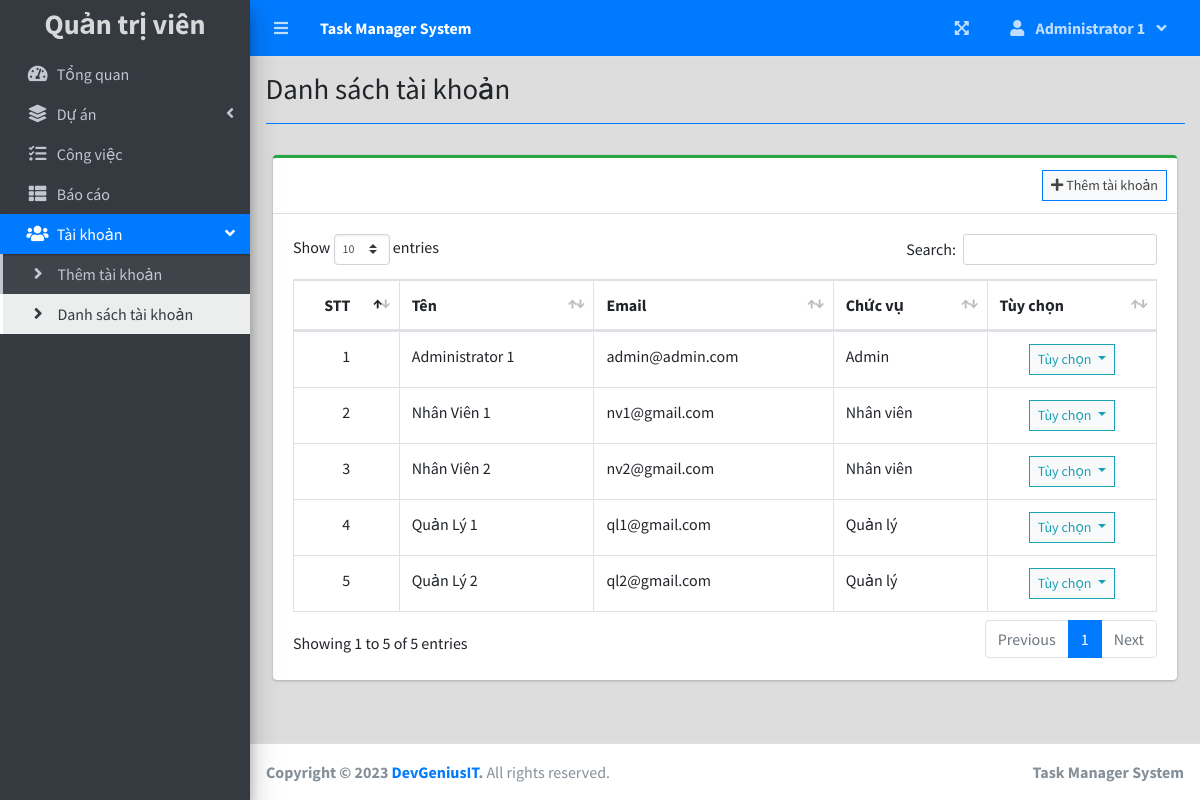
The page /index.php?page=user_list (signed in) on the database its author committed.
### tables this page shows
CREATE TABLE `users` (
  `id` int(30) NOT NULL,
  `firstname` varchar(200) NOT NULL,
  `lastname` varchar(200) NOT NULL,
  `email` varchar(200) NOT NULL,
  `password` text NOT NULL,
  `type` tinyint(1) NOT NULL DEFAULT 2 COMMENT '1 = admin, 2 = staff',
  `avatar` text NOT NULL,
  `date_created` datetime NOT NULL DEFAULT current_timestamp()
);

### user_list.php (the view, shortened to what this page needs)
<?php include'db_connect.php' ?>
<div class="col-lg-12">
	<div class="card card-outline card-success">
		<div class="card-header">
			<div class="card-tools">
				<a class="btn btn-block btn-sm btn-default btn-flat border-primary" href="./index.php?page=new_user"><i class="fa fa-plus"></i> Thêm tài khoản</a>
			</div>
		</div>
		<div class="card-body">
			<table class="table tabe-hover table-bordered" id="list" >
				<thead>
					<tr>
						<th class="text-center">STT</th>
						<th>Tên</th>
						<th>Email</th>
						<th>Chức vụ</th>
						<th>Tùy chọn</th>
					</tr>
				</thead>
				<tbody  style="font-weight: lighter !important;">
					<?php
					$i = 1;
					$type = array('',"Admin","Quản lý","Nhân viên");
					$qry = $conn->query("SELECT *,concat(firstname,' ',lastname) as name FROM users order by concat(firstname,' ',lastname) asc");
					while($row= $qry->fetch_assoc()):
					?>
					<tr>
						<th style="font-weight: normal !important;" class="text-center"><?php echo $i++ ?></th>
						<td><b><?php echo ucwords($row['name']) ?></b></td>
						<td><b><?php echo $row['email'] ?></b></td>
						<td><b><?php echo $type[$row['type']] ?></b></td>
						<td class="text-center">
							<button type="button" class="btn btn-default btn-sm btn-flat border-info wave-effect text-info dropdown-toggle" data-toggle="dropdown" aria-expanded="true">
		                      Tùy chọn
		                    </button>
						</td>
					</tr>
				<?php endwhile; ?>
				</tbody>
			</table>
		</div>
	</div>
</div>

### index.php (shortened to what this page needs)
<!DOCTYPE html>
<html lang="en">
<?php
	include 'header.php'
?>
<body class="hold-transition sidebar-mini layout-fixed layout-navbar-fixed layout-footer-fixed">
<div class="wrapper">
  <?php include 'topbar.php' ?>
  <?php include 'sidebar.php' ?>
  <div class="content-wrapper" style="background-color: #dddddd;">
    <div class="content-header">
      <div class="container-fluid">
        <div class="row mb-2">
          <div class="col-sm-6">
            <h1 class="m-0"><?php echo $title ?></h1>
          </div>
        </div>
            <hr class="border-primary">
      </div>
    </div>
    <section class="content">
      <div class="container-fluid">
         <?php
            $page = isset($_GET['page']) ? $_GET['page'] : 'home';
            if(!file_exists($page.".php")){
                include '404.html';
            }else{
            include $page.'.php';
            }
          ?>
      </div>
    </section>
  </div>
  <footer class="main-footer">
    <strong>Copyright &copy; 2023 <a href="https://github.com/DevGeniusIT/">DevGeniusIT</a>.</strong>
    All rights reserved.
    <div class="float-right d-none d-sm-inline-block">
      <b><?php echo $_SESSION['system']['name'] ?></b>
    </div>
  </footer>
</div>
</body>
</html>

### header.php (shortened to what this page needs)
<head>
  <?php
  $titles = array(
    'manager_task' => 'Quản lý công việc',
    'manage_user' => 'Quản lý tài khoản',
    'manage_task' => 'Quản lý công việc',
    'new_project' => 'Thêm dự án',
    'view_project' => 'Chi tiết dự án',
    'edit_project' => 'Cập nhật dự án',
    'project_list' => 'Danh sách dự án',
    'task_list' => 'Danh sách công việc',
    'user_list' => 'Danh sách tài khoản',
    'new_user' => 'Tạo tài khoản',
    'edit_user' => 'Cập nhật tài khoản',
    'reports' => 'Báo cáo',
  );
  $page = isset($_GET['page']) ? $_GET['page'] : 'home';
  $title = isset($titles[$page]) ? $titles[$page] : 'Trang chủ';
  ?>
  <link rel="stylesheet" href="assets/plugins/fontawesome-free/css/all.min.css">
  <link rel="stylesheet" href="assets/plugins/overlayScrollbars/css/OverlayScrollbars.min.css">
  <link rel="stylesheet" href="assets/plugins/datatables-bs4/css/dataTables.bootstrap4.min.css">
  <link rel="stylesheet" href="assets/plugins/datatables-responsive/css/responsive.bootstrap4.min.css">
  <link rel="stylesheet" href="assets/plugins/datatables-buttons/css/buttons.bootstrap4.min.css">
  <link rel="stylesheet" href="assets/plugins/select2/css/select2.min.css">
  <link rel="stylesheet" href="assets/plugins/select2-bootstrap4-theme/select2-bootstrap4.min.css">
  <link rel="stylesheet" href="assets/plugins/sweetalert2-theme-bootstrap-4/bootstrap-4.min.css">
  <link rel="stylesheet" href="assets/plugins/toastr/toastr.min.css">
  <link rel="stylesheet" href="assets/plugins/dropzone/min/dropzone.min.css">
  <link rel="stylesheet" href="assets/dist/css/jquery.datetimepicker.min.css">
  <link rel="stylesheet" href="assets/plugins/icheck-bootstrap/icheck-bootstrap.min.css">
  <link rel="stylesheet" href="assets/plugins/bootstrap4-toggle/css/bootstrap4-toggle.min.css">
  <link rel="stylesheet" href="assets/dist/css/adminlte.min.css">
  <link rel="stylesheet" href="assets/dist/css/styles.css">
  <link rel="stylesheet" href="assets/plugins/summernote/summernote-bs4.min.css">
</head>

### topbar.php (shortened to what this page needs)
<nav class="main-header navbar navbar-expand navbar-primary navbar-dark " >
  <ul class="navbar-nav">
    <?php if(isset($_SESSION['login_id'])): ?>
    <li class="nav-item">
      <a class="nav-link" data-widget="pushmenu" href="" role="button"><i class="fas fa-bars"></i></a>
    </li>
  <?php endif; ?>
    <li>
      <a class="nav-link text-white"  href="./" role="button"> <large><b><?php echo $_SESSION['system']['name'] ?></b></large></a>
    </li>
  </ul>
  <ul class="navbar-nav ml-auto">
    <li class="nav-item">
      <a class="nav-link" data-widget="fullscreen" href="#" role="button">
        <i class="fas fa-expand-arrows-alt"></i>
      </a>
    </li>
   <li class="nav-item dropdown">
          <a class="nav-link"  data-toggle="dropdown" aria-expanded="true" href="javascript:void(0)">
            <span>
              <div class="d-felx badge-pill">
                <span class="fa fa-user mr-2"></span>
                <span><b><?php echo ucwords($_SESSION['login_firstname' ] . ' ' . $_SESSION['login_lastname']) ?></b></span>
                <span class="fa fa-angle-down ml-2"></span>
              </div>
            </span>
          </a>
    </li>
  </ul>
</nav>

### sidebar.php (shortened to what this page needs)
<aside class="main-sidebar sidebar-dark-primary elevation-4" >
    <div class="dropdown" style="padding-top: 8px; padding-bottom: 8px;">
   	<a href="./" class="color-position" style="color: #D6D8D9; ">
     <?php if($_SESSION['login_type'] == 1): ?>
        <h3 class="text-center p-0 m-0"><b>Quản trị viên</b></h3>
        <?php elseif($_SESSION['login_type'] == 2): ?>
        <h3 class="text-center p-0 m-0"><b>Quản lý</b></h3>
        <?php else: ?>
          <h3 class="text-center p-0 m-0"><b>Nhân viên</b></h3>
        <?php endif; ?>
    </a>
    </div>
    <div class="sidebar pb-4 mb-4" style="margin-top: 0px !important;">
      <nav class="mt-2">
        <ul class="nav nav-pills nav-sidebar flex-column nav-flat" data-widget="treeview" role="menu" data-accordion="false">
          <li class="nav-item dropdown">
            <a href="./" class="nav-link nav-home">
              <i class="nav-icon fas fa-tachometer-alt"></i>
              <p>
                Tổng quan
              </p>
            </a>
          </li>
          <li class="nav-item">
            <a href="#" class="nav-link nav-edit_project nav-view_project">
              <i class="nav-icon fas fa-layer-group"></i>
              <p>
                Dự án
                <i class="right fas fa-angle-left"></i>
              </p>
            </a>
          </li>
          <li class="nav-item">
                <a href="./index.php?page=task_list" class="nav-link nav-task_list">
                  <i class="fas fa-tasks nav-icon"></i>
                  <p>Công việc</p>
                </a>
          </li>
          <?php if($_SESSION['login_type'] != 3): ?>
           <li class="nav-item">
                <a href="./index.php?page=reports" class="nav-link nav-reports">
                  <i class="fas fa-th-list nav-icon"></i>
                  <p>Báo cáo</p>
                </a>
          </li>
          <?php endif; ?>
          <?php if($_SESSION['login_type'] == 1): ?>
          <li class="nav-item">
            <a href="#" class="nav-link nav-edit_user">
              <i class="nav-icon fas fa-users"></i>
              <p>
                Tài khoản
                <i class="right fas fa-angle-left"></i>
              </p>
            </a>
            <ul class="nav nav-treeview">
              <li class="nav-item">
                <a href="./index.php?page=new_user" class="nav-link nav-new_user tree-item">
                  <i class="fas fa-angle-right nav-icon"></i>
                  <p>Thêm tài khoản</p>
                </a>
              </li>
              <li class="nav-item">
                <a href="./index.php?page=user_list" class="nav-link nav-user_list tree-item">
                  <i class="fas fa-angle-right nav-icon"></i>
                  <p>Danh sách tài khoản</p>
                </a>
              </li>
            </ul>
          </li>
        <?php endif; ?>
        </ul>
      </nav>
    </div>
  </aside>

### rows shown on the page
users: name "Administrator 1", email "admin@admin.com", type "Admin"
users: name "Nhân Viên 1", email "nv1@gmail.com", type "Nhân viên"
users: name "Nhân Viên 2", email "nv2@gmail.com", type "Nhân viên"
users: name "Quản Lý 1", email "ql1@gmail.com", type "Quản lý"
users: name "Quản Lý 2", email "ql2@gmail.com", type "Quản lý"

### other values the page prints
$_SESSION['system']['name'] "Task Manager System"
$_SESSION['login_firstname' ] . ' ' . $_SESSION['login_lastname'] "Administrator 1"
$title "Danh sách tài khoản"
